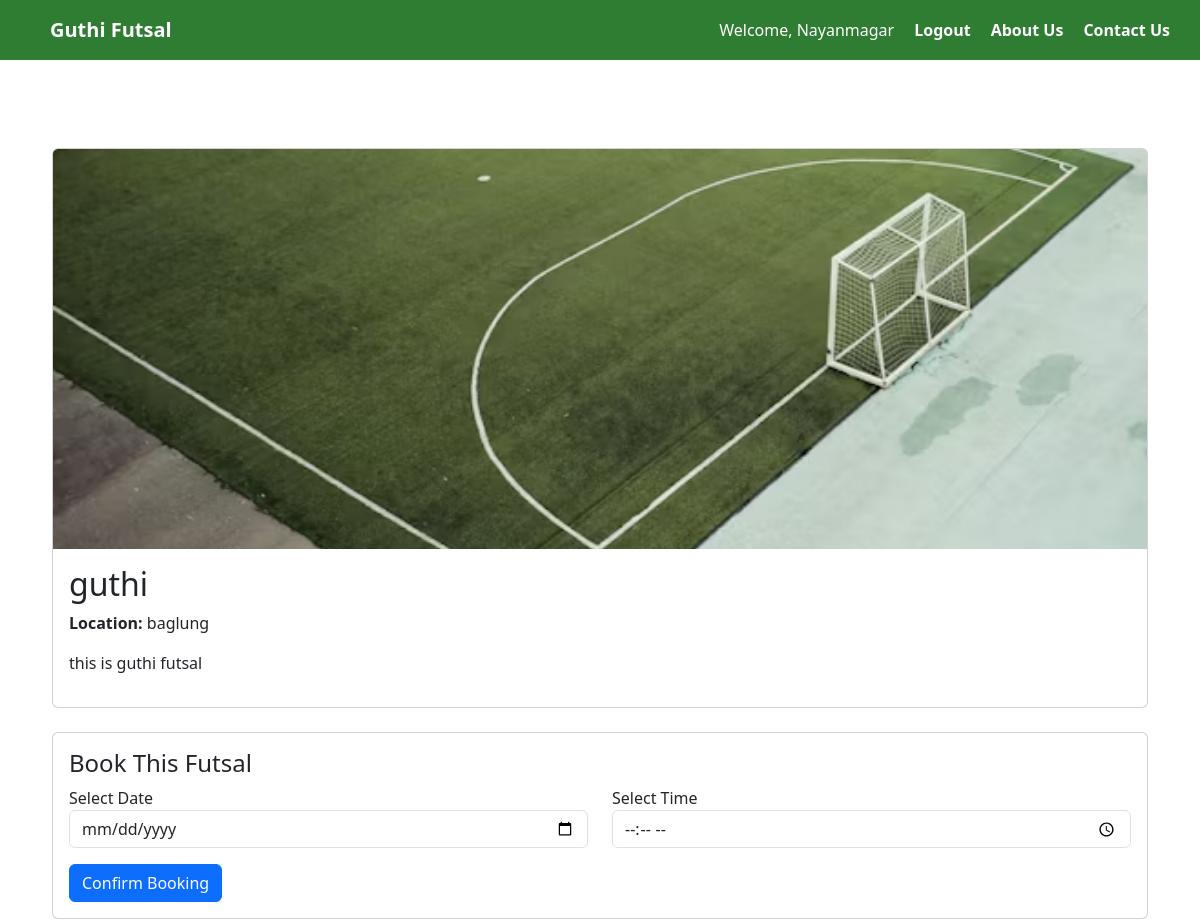
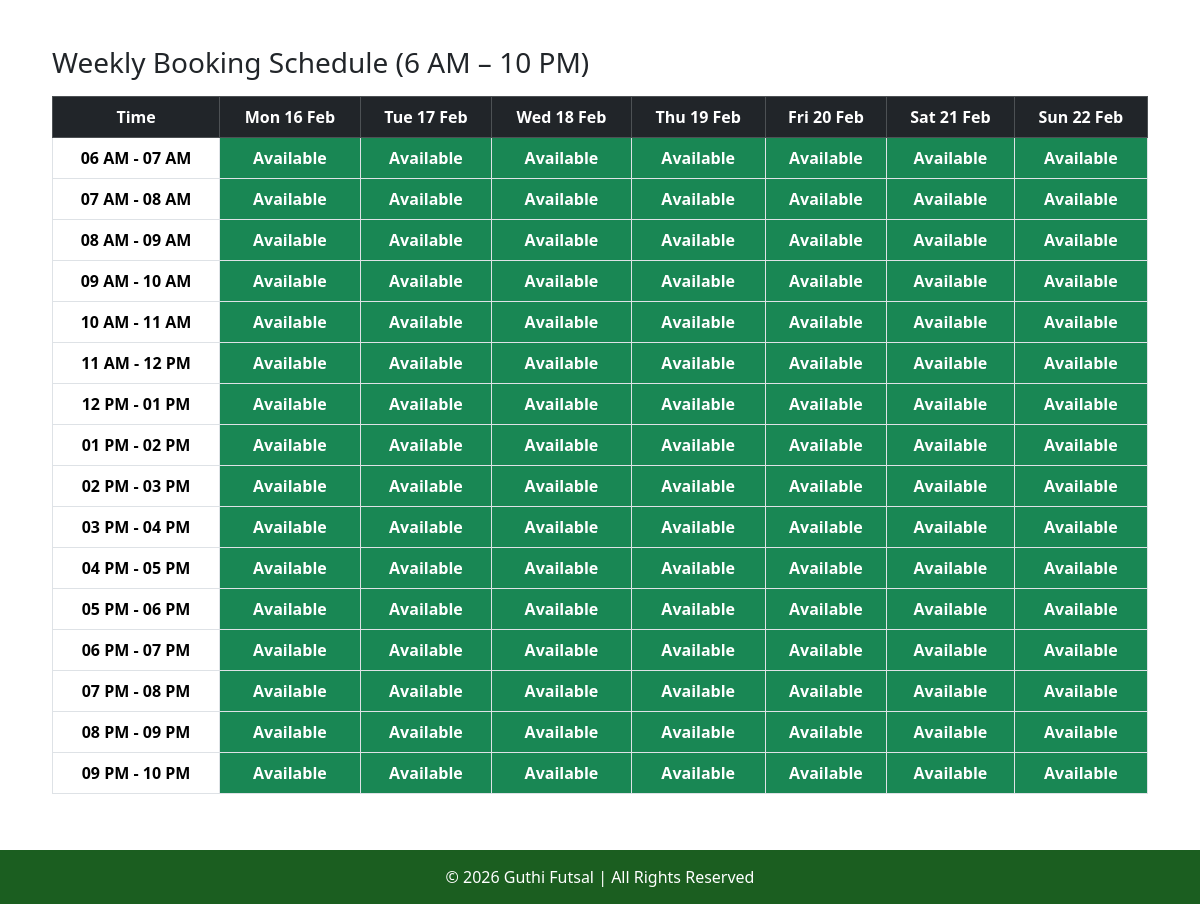
Screenshot of /futsal/1/ (signed in) with the database file from the repository (2 pictures, top to bottom).
### guthi/models.py (models this page shows, shortened)
class futsal(models.Model):
    name = models.CharField(max_length=100)
    location = models.CharField(max_length=200)
    description = models.TextField(blank=True)
    image = models.ImageField(upload_to='futsal_images/')
    created_at = models.DateTimeField(auto_now_add=True)

### guthi/views.py (the view)
# urls.py: path('futsal/<int:id>/', views.futsal_detail, name='futsal_detail'),
def futsal_detail(request, id):
    futsal_obj = futsal.objects.get(id=id)
    today = date.today()
    week_dates = [today + timedelta(days=i) for i in range(7)]
    time_slots = []
    for hour in range(6, 22):  # 6AM to 10PM
        start_time = time(hour, 0)
        end_time = time(hour+1, 0)
        time_slots.append((start_time, end_time))
    bookings = Booking.objects.filter(futsal=futsal_obj)
    context = {
        'futsal': futsal_obj,
        'week_dates': week_dates,
        'time_slots': time_slots,   # now a list of tuples (start, end)
        'bookings': bookings,
    }
    return render(request, 'futsal_detail.html', context)

### guthi/Templates/futsal_detail.html (shortened to what this page needs)
{% extends 'base.html' %}
{% block content %}
<div class="container mt-5">
    <div class="card mb-4">
        <img src="{{ futsal.image.url }}"
             class="card-img-top"
             style="height:400px; object-fit:cover;">
        <div class="card-body">
            <h2>{{ futsal.name }}</h2>
            <p><strong>Location:</strong> {{ futsal.location }}</p>
            <p>{{ futsal.description }}</p>
        </div>
    </div>
    <div class="card mb-5">
        <div class="card-body">
            <h4>Book This Futsal</h4>
            <form method="POST">
                <div class="row">
                    <div class="col-md-6">
                        <label>Select Date</label>
                        <input type="date" name="date" class="form-control" required>
                    </div>
                    <div class="col-md-6">
                        <label>Select Time</label>
                        <input type="time" name="time" class="form-control" required>
                    </div>
                </div>
                <button type="submit" class="btn btn-primary mt-3">
                    Confirm Booking
                </button>
            </form>
        </div>
    </div>
    <h3 class="mb-3">Weekly Booking Schedule (6 AM – 10 PM)</h3>
    <div class="table-responsive">
        <table class="table table-bordered text-center align-middle">
            <thead class="table-dark">
                <tr>
                    <th>Time</th>
                    {% for day in week_dates %}
                        <th>{{ day|date:"D d M" }}</th>
                    {% endfor %}
                </tr>
            </thead>
            <tbody>
                {% for slot in time_slots %}
                <tr>
                <td class="fw-bold">
                    {{ slot.0|time:"h A" }} - {{ slot.1|time:"h A" }}
                </td>
                    {% for day in week_dates %}
                        {% with booked=False %}
                            {% if booked %}
                                <td class="bg-danger text-white fw-bold">
                                    Booked
                                </td>
                            {% else %}
                                <td class="bg-success text-white fw-bold">
                                    Available
                                </td>
                            {% endif %}
                        {% endwith %}
                    {% endfor %}
                </tr>
                {% endfor %}
            </tbody>
        </table>
    </div>
</div>
{% endblock %}

### guthi/Templates/base.html (shortened to what this page needs)
<!DOCTYPE html>
<html lang="en">
<head>
    <link href="https://cdn.jsdelivr.net/npm/bootstrap@5.3.2/dist/css/bootstrap.min.css" rel="stylesheet">
</head>
<body>
    <nav>
        <div class="nav-left">
            <a href="{% url 'home' %}">Guthi Futsal</a>
        </div>
        <div class="nav-right">
            {% if request.user.is_authenticated %}
                <span style="color:white;">Welcome, {{ request.user.username }}</span>
                <a href="{% url 'logout' %}">Logout</a>
                <a href="{% url 'aboutus' %}">About Us</a>
                <a href="{% url 'contactus' %}">Contact Us</a>
            {% else %}
                <a href="{% url 'login' %}">Login</a>
                <a href="{% url 'register' %}">Register</a>
                <a href="{% url 'aboutus' %}">About Us</a>
                <a href="{% url 'contactus' %}">Contact Us</a>
            {% endif %}
        </div>
    </nav>
    <div class="content">
        {% block content %}
        {% endblock %}
    </div>
    <footer>
        © 2026 Guthi Futsal | All Rights Reserved
    </footer>
</body>
</html>

### guthi/Templates/base.html (style rules this page uses)
body { margin: 0; font-family: Arial, sans-serif; }
nav { background-color: #2e7d32; padding: 15px 30px; display: flex; justify-content: space-between; align-items: center; }
nav a { color: white; text-decoration: none; margin-left: 20px; font-weight: bold; }
.nav-left a { font-size: 20px; }
.nav-right { display: flex; align-items: center; }
.content { padding: 40px; min-height: 70vh; }
footer { background-color: #1b5e20; color: white; text-align: center; padding: 15px; }

### rows the page displays
futsal: image (picture), name "guthi", location "baglung", description "this is guthi futsal"

### other values shown
{{ request.user.username }} "Nayanmagar"
{{ day|date:"D d M" }} "Mon 16 Feb" "Tue 17 Feb" "Wed 18 Feb" "Thu 19 Feb" "Fri 20 Feb" "Sat 21 Feb" "Sun 22 Feb"
{{ slot.0|time:"h A" }} "06 AM" "07 AM" "08 AM" "09 AM" "10 AM" "11 AM" "12 PM" "01 PM" "02 PM" "03 PM" "04 PM" "05 PM" "06 PM" "07 PM" "08 PM" "09 PM"
{{ slot.1|time:"h A" }} "07 AM" "08 AM" "09 AM" "10 AM" "11 AM" "12 PM" "01 PM" "02 PM" "03 PM" "04 PM" "05 PM" "06 PM" "07 PM" "08 PM" "09 PM" "10 PM"
